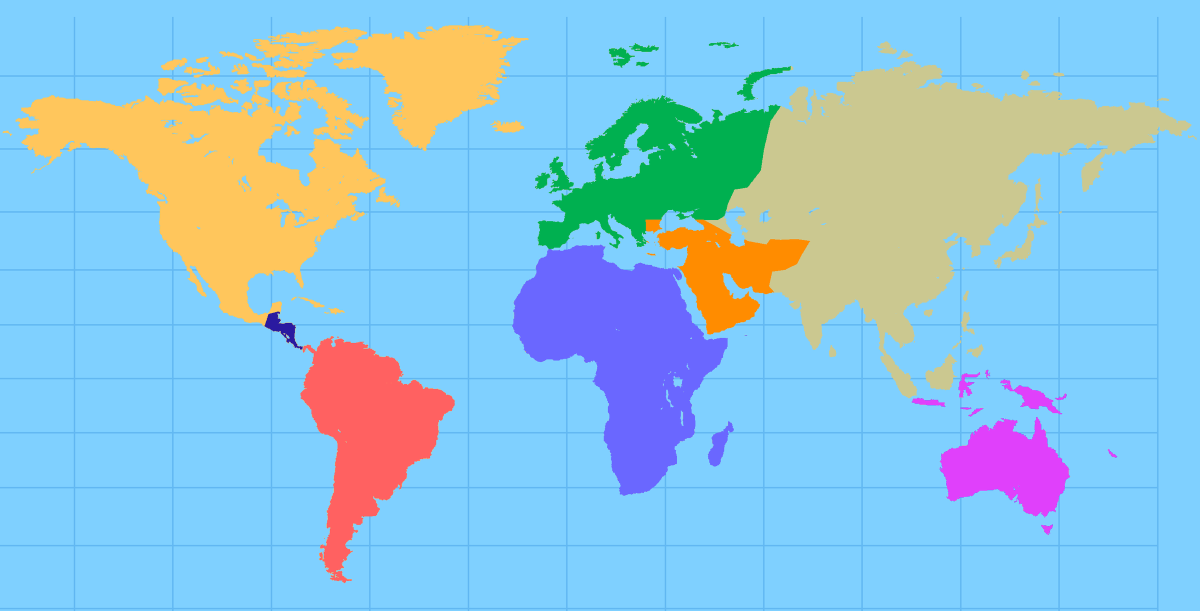
#> input picture assets/nl-continents.png, 2400 x 1221 px, found by its file name (shown at 1/2 size)
$ python make_digital.py
#> lines starting #> are read from the running program, lines starting #| are printed output that depends on the picture
"""Dot-matrix (digital) version of the continents map -> assets/nl-continents-digital.png (needs assets/nl-continents.png)."""
from PIL import Image, ImageDraw
import numpy as np
a=np.array(Image.open('assets/nl-continents.png').convert('RGB')).astype(np.float32)
OC=np.array((200,225,238),np.float32); GR=np.array((176,208,226),np.float32)
t=np.clip(np.minimum(np.linalg.norm(a-OC,axis=2),np.linalg.norm(a-GR,axis=2))/50,0,1)
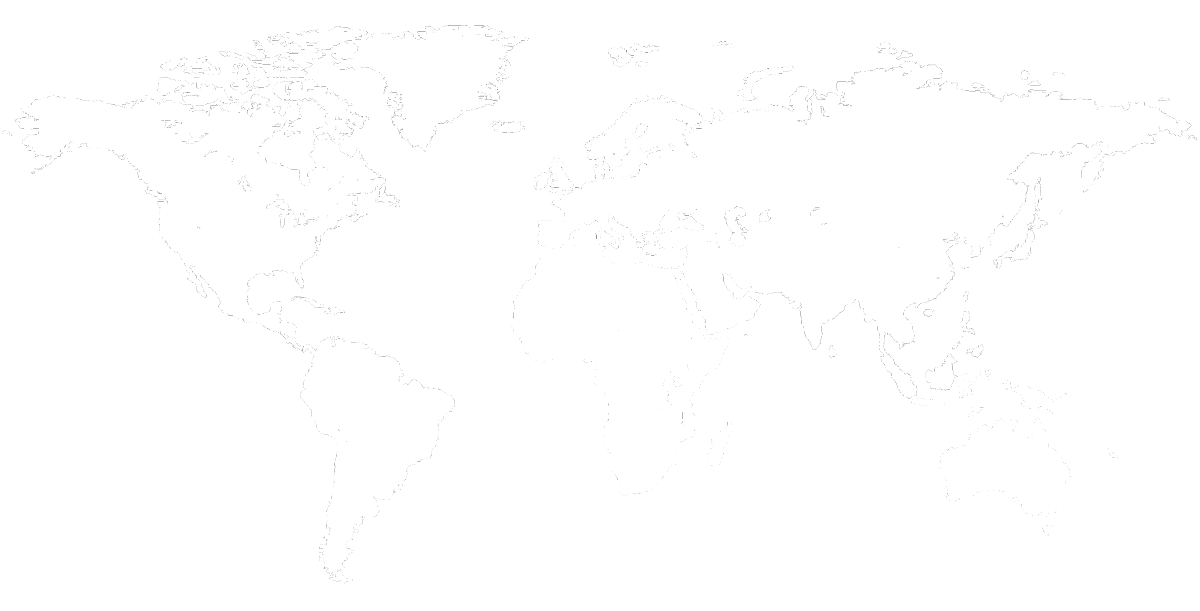
#> t: shape (1221, 2400) float32 (shown at 1/2 size); min 0.0283, max 1, mean 0.998
H,W=t.shape;S=3;P=15
#> after `H, W = t.shape`: H = 1221; W = 2400
img=Image.new('RGB',(W*S,H*S),(241,241,245));d=ImageDraw.Draw(img)
for y in range(P//2,H,P):
    for x in range(P//2,W,P):
        v=t[max(0,y-P//2):y+P//2,max(0,x-P//2):x+P//2].mean()
        if v>.5: r,c=5.2,(140,148,166)
        else: r,c=1.5,(223,224,232)
        d.ellipse([(x-r)*S,(y-r)*S,(x+r)*S,(y+r)*S],fill=c)
img.resize((W,H),Image.LANCZOS).save('assets/nl-continents-digital.png',optimize=True)
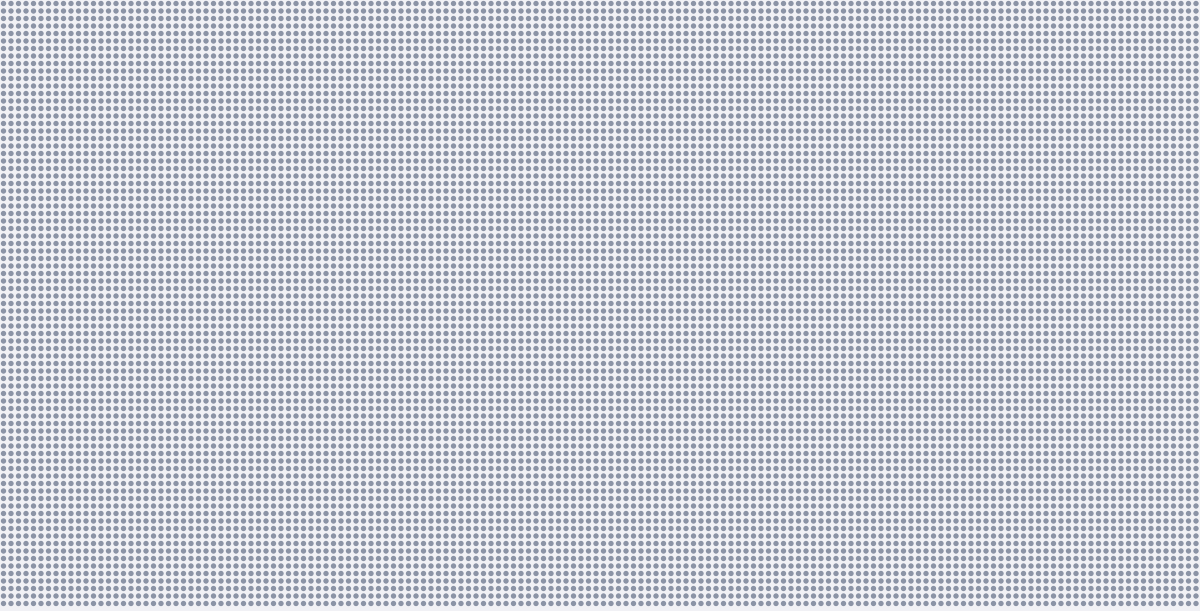
#> saved as nl-continents-digital.png: PIL image 2400x1221 RGB (shown at 1/2 size); mean R, G, B 201.1, 204.2, 213.8
